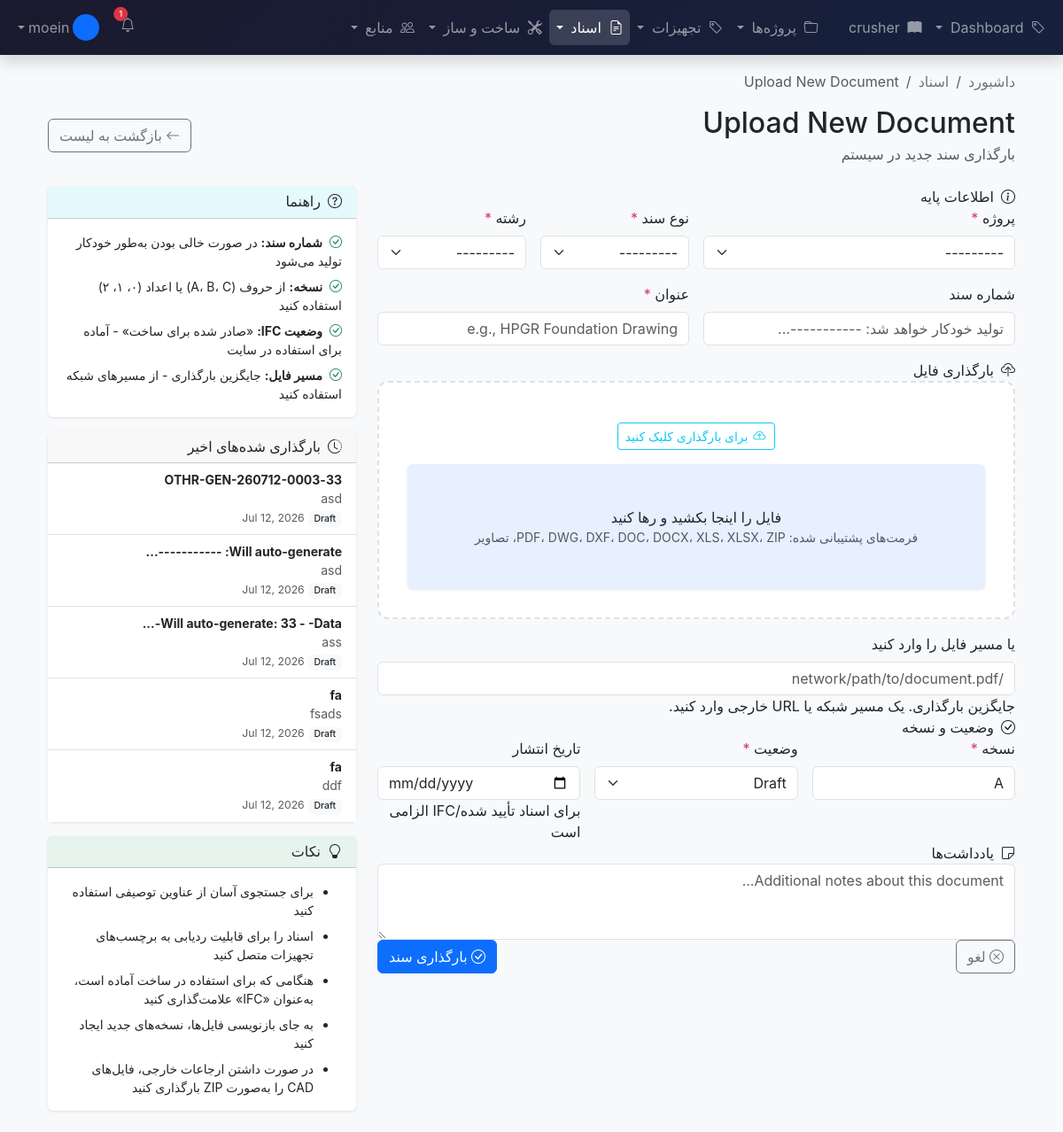
Page /docs/create/ (signed in) on the earlier database version.
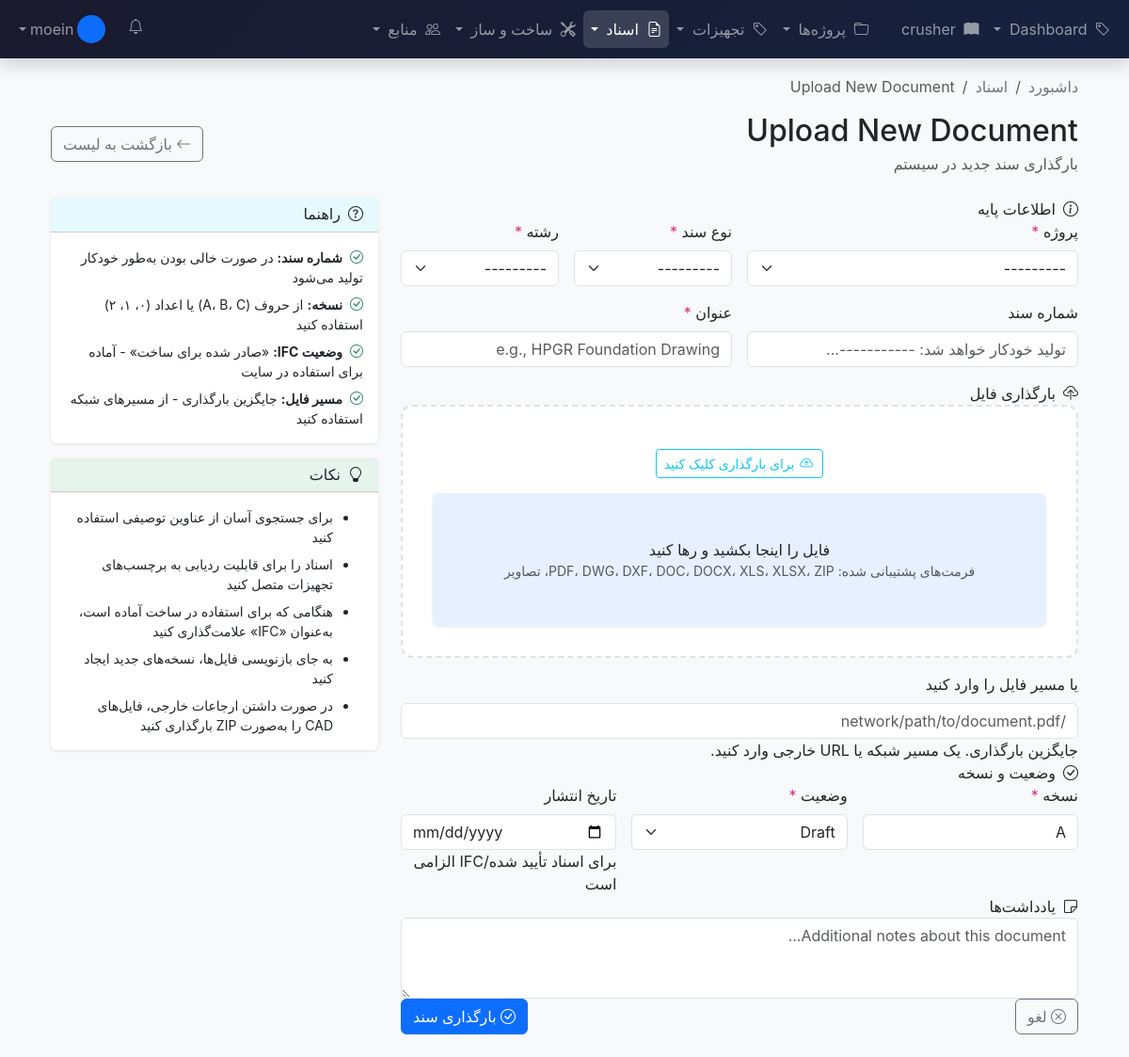
Same page on the later database version.
### documents/models.py (models this page shows, shortened)
class Document(models.Model):
	class DocType(models.TextChoices):
		DRAWING = 'DWG', 'Drawing'
		P_AND_ID = 'PNID', 'P&ID'
		DATASHEET = 'DATA', 'Datasheet'
		MANUAL = 'MAN', 'Manual'
		PROCEDURE = 'PROC', 'Procedure'
		SPECIFICATION = 'SPEC', 'Specification'
		CERTIFICATE = 'CERT', 'Certificate'
		REPORT = 'RPT', 'Report'
		CALCULATION = 'CALC', 'Calculation'
		OTHER = 'OTHR', 'Other'
	class DocStatus(models.TextChoices):
		DRAFT = 'DRAFT', 'Draft'
		UNDER_REVIEW = 'REVW', 'Under Review'
		APPROVED = 'APPR', 'Approved'
		ISSUED_FOR_CONSTRUCTION = 'IFC', 'Issued for Construction'
		AS_BUILT = 'ASBL', 'As-Built'
		SUPERSEDED = 'SUPD', 'Superseded'
	class Discipline(models.TextChoices):
		MECHANICAL = 'MECH', 'Mechanical'
		ELECTRICAL = 'ELEC', 'Electrical'
		PIPING = 'PIPE', 'Piping'
		INSTRUMENTATION = 'INSTR', 'Instrumentation'
		CIVIL = 'CIVL', 'Civil'
		STRUCTURAL = 'STRU', 'Structural'
		PROCESS = 'PROC', 'Process'
		GENERAL = 'GEN', 'General'
	project = models.ForeignKey(
			'core.Project', on_delete=models.CASCADE, related_name='documents'
			)
	document_number = models.CharField(max_length=100,null=True,blank=True)
	title = models.CharField(max_length=500)
	doc_type = models.CharField(max_length=5, choices=DocType.choices)
	discipline = models.CharField(max_length=5, choices=Discipline.choices)
	revision = models.CharField(max_length=20, help_text="e.g., 'Rev B', 'IFC', 'A'")
	status = models.CharField(max_length=10, choices=DocStatus.choices, default=DocStatus.DRAFT)
	file_upload = models.FileField(
			upload_to='documents/%Y/%m/%d/',
			null=True, blank=True
			)
	file_path = models.CharField(
			max_length=500, blank=True,
			help_text="Alternative path to document if not uploaded directly"
			)
	issue_date = models.DateField(null=True, blank=True)
	submitted_by = models.ForeignKey(
			User, on_delete=models.SET_NULL, null=True, blank=True,
			related_name='submitted_documents'
			)
	approved_by = models.ForeignKey(
			User, on_delete=models.SET_NULL, null=True, blank=True,
			related_name='approved_documents'
			)
	notes = models.TextField(blank=True)
	created_at = models.DateTimeField(auto_now_add=True)
	updated_at = models.DateTimeField(auto_now=True)
	class Meta:
		ordering = ['document_number', '-revision']
		verbose_name = 'Document'
		verbose_name_plural = 'Documents'

### documents/views.py (the view, shortened to what this page needs)
# urls.py: path('create/', views.DocumentCreateView.as_view(), name='document-create'),
class DocumentCreateView(LoginRequiredMixin, generic.CreateView):
	model = Document
	form_class = DocumentForm
	template_name = 'rtl/documents/document_form.html'
	success_message = "Document '%(document_number)s' was created successfully."
	def get_initial(self):
		initial = super().get_initial()
		project_id = self.kwargs.get('project_id') or self.request.GET.get('project')
		rev = self.kwargs.get('revision') or self.request.GET.get('revision')
		if project_id:
			try:
				from core.models import Project
				initial['project'] = get_object_or_404(Project, pk=project_id)
			except (ImportError, ValueError):
				pass
		initial['revision'] = 'A'
		if rev:
			initial['revision'] = 'secondary rev'
		initial['status'] = 'DRAFT'
		return initial
	def get_context_data(self, **kwargs):
		context = super().get_context_data(**kwargs)
		context['is_create'] = True
		context['page_title'] = 'Upload New Document'
		context['recent_documents'] = Document.objects.order_by('-created_at')[:5]
		return context

### core/models.py (called while the page is built)
	def __str__(self):
		return f"{self.code} - {self.name}"

### templates/rtl/documents/document_form.html (shortened to what the changed rows need)
{% extends 'rtl/base.html' %}
{% load static %}
{% block content %}
<div class="container-fluid py-4" dir="rtl">
    <div class="d-flex justify-content-between align-items-center mb-4">
        <div>
            <h1 class="h2 mb-1">{{ page_title }}</h1>
        </div>
    </div>
    <div class="row">
        <div class="col-lg-4">
            {% if recent_documents %}
            <div class="card mb-3">
                <div class="card-header">
                    <h6 class="mb-0"><i class="bi bi-clock-history me-2"></i>بارگذاری شده‌های اخیر</h6>
                </div>
                <div class="card-body p-0">
                    <div class="list-group list-group-flush">
                        {% for doc in recent_documents %}
                        <div class="list-group-item recent-doc-item small">
                            <strong>{{ doc.document_number }}</strong>
                            <br>
                            <span class="text-muted">{{ doc.title|truncatechars:50 }}</span>
                            <br>
                            <span class="badge bg-light text-dark">{{ doc.get_status_display }}</span>
                            <small class="text-muted">{{ doc.created_at|date:"M d, Y" }}</small>
                        </div>
                        {% endfor %}
                    </div>
                </div>
            </div>
            {% endif %}
        </div>
    </div>
</div>
{% endblock %}

### templates/rtl/navbar.html (shortened to what this page needs)
{% load static %}
<nav class="navbar navbar-expand-lg navbar-dark bg-dark fixed-top shadow">
  <div class="container-fluid">
    <div class="collapse navbar-collapse" id="mainNavbar">
      <ul class="navbar-nav me-auto mb-2 mb-lg-0">
        <li class="nav-item dropdown">
          <a class="nav-link dropdown-toggle {% if 'equipment_tag' in request.resolver_match.url_name %}active{% endif %}"
             href="#" role="button" data-bs-toggle="dropdown">
            <i class="bi bi-tag me-1"></i> Dashboard
          </a>
        </li>
        <li class="nav-item">
          <a style="max-height: 40px; width: 117px;" class="nav-link {% if request.resolver_match.url_name == 'manual' %}active{% endif %}"
             href="{% url 'core:drawing_detail' 1 %}">
            <i class="bi bi-book-fill me-1" style="max-width: 90px;" ></i> crusher
          </a>
        </li>
        <li class="nav-item dropdown">
          <a class="nav-link dropdown-toggle {% if 'project' in request.resolver_match.url_name or 'area' in request.resolver_match.url_name or 'system' in request.resolver_match.url_name %}active{% endif %}"
             href="#" role="button" data-bs-toggle="dropdown">
            <i class="bi bi-folder me-1"></i> پروژه‌ها
          </a>
        </li>
        <li class="nav-item dropdown">
          <a class="nav-link dropdown-toggle {% if 'equipment_tag' in request.resolver_match.url_name or 'equipment-tag' in request.resolver_match.url_name%}active{% endif %}"
             href="#" role="button" data-bs-toggle="dropdown">
            <i class="bi bi-tag me-1"></i> تجهیزات
          </a>
        </li>
        <li class="nav-item dropdown">
          <a class="nav-link dropdown-toggle {% if 'document' in request.resolver_match.url_name %}active{% endif %}"
             href="#" role="button" data-bs-toggle="dropdown">
            <i class="bi bi-file-earmark-text me-1"></i> اسناد
          </a>
        </li>
        <li class="nav-item dropdown">
          <a class="nav-link dropdown-toggle {% if 'work_package' in request.resolver_match.url_name or 'daily_report' in request.resolver_match.url_name %}active{% endif %}"
             href="#" role="button" data-bs-toggle="dropdown">
            <i class="bi bi-tools me-1"></i> ساخت و ساز
          </a>
        </li>
        <li class="nav-item dropdown">
          <a class="nav-link dropdown-toggle {% if 'employee' in request.resolver_match.url_name or 'timesheet' in request.resolver_match.url_name or 'tool' in request.resolver_match.url_name %}active{% endif %}"
             href="#" role="button" data-bs-toggle="dropdown">
            <i class="bi bi-people me-1"></i> منابع
          </a>
        </li>
      </ul>
      <ul class="navbar-nav ms-auto">
        <li class="nav-item dropdown me-2">
          <a class="nav-link position-relative" href="#" role="button" data-bs-toggle="dropdown">
            <i class="bi bi-bell"></i>
            {% if notifications_count > 0 %}
            <span class="position-absolute top-25 start-75 translate-middle badge rounded-pill bg-danger"
                  style="font-size: 0.6rem;">
                            {{ notifications_count }}
                        </span>
            {% endif %}
          </a>
        </li>
        <li class="nav-item dropdown">
          <a class="nav-link dropdown-toggle d-flex align-items-center" href="#" role="button" data-bs-toggle="dropdown">
            <div class="rounded-circle bg-primary d-flex align-items-center justify-content-center me-1"
                 style="width: 30px; height: 30px; font-size: 0.8rem; font-weight: 600;">
            </div>
            <span class="d-none d-lg-inline">{{ request.user.get_full_name|default:request.user.username }}</span>
          </a>
        </li>
      </ul>
    </div>
  </div>
</nav>
<div style="height: 56px;"></div>

Differences in the rows shown:
removed Document: document_number "33-OTHR-GEN-260712-0003", title "asd", status "Draft", created_at "Jul 12, 2026"
removed Document: document_number "Will auto-generate: -----------...", title "asd", status "Draft", created_at "Jul 12, 2026"
removed Document: document_number "Will auto-generate: 33 - -Data-...", title "ass", status "Draft", created_at "Jul 12, 2026"
removed Document: document_number "fa", title "fsads", status "Draft", created_at "Jul 12, 2026"
removed Document: document_number "fa", title "ddf", status "Draft", created_at "Jul 12, 2026"
Other differences:
{{ notifications_count }}: "1" → (not shown)
text no longer shown: "بارگذاری شده‌های اخیر"
